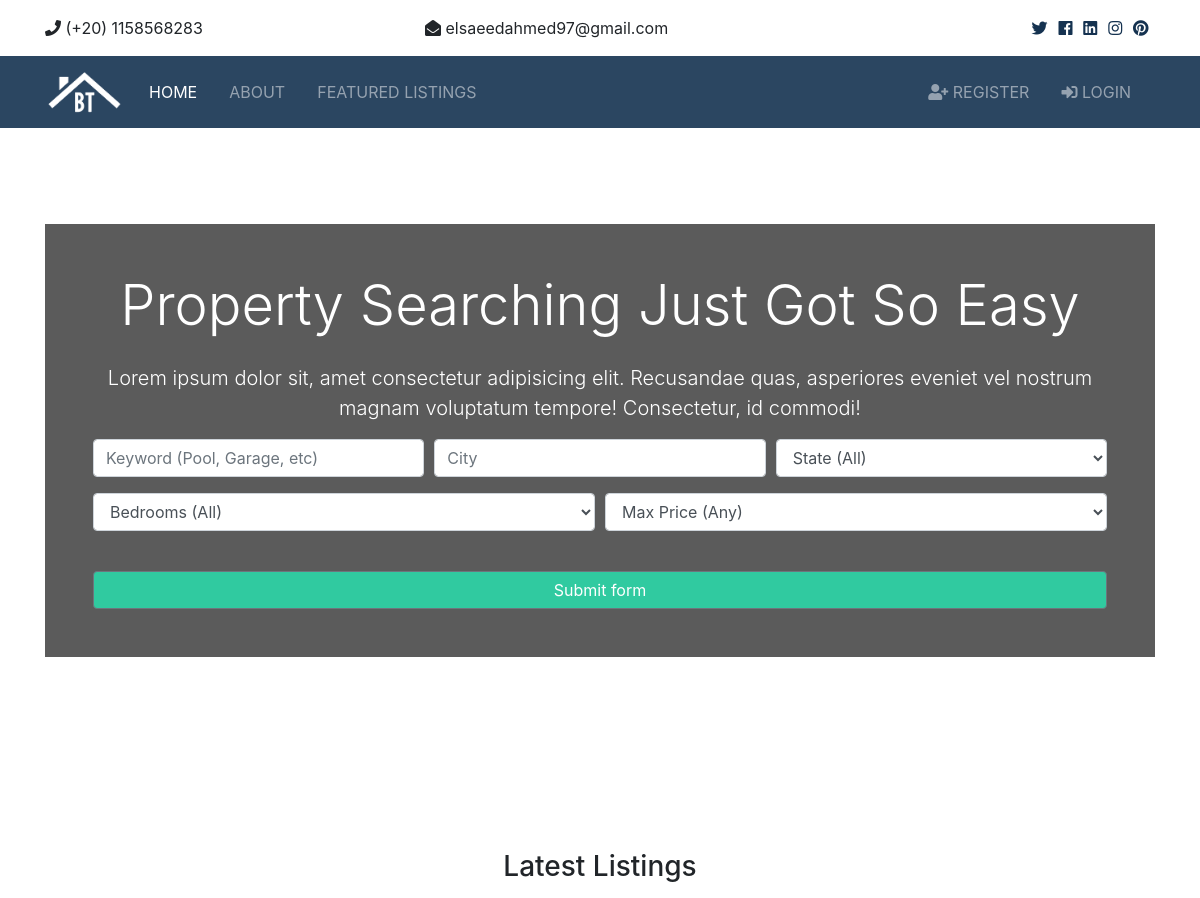
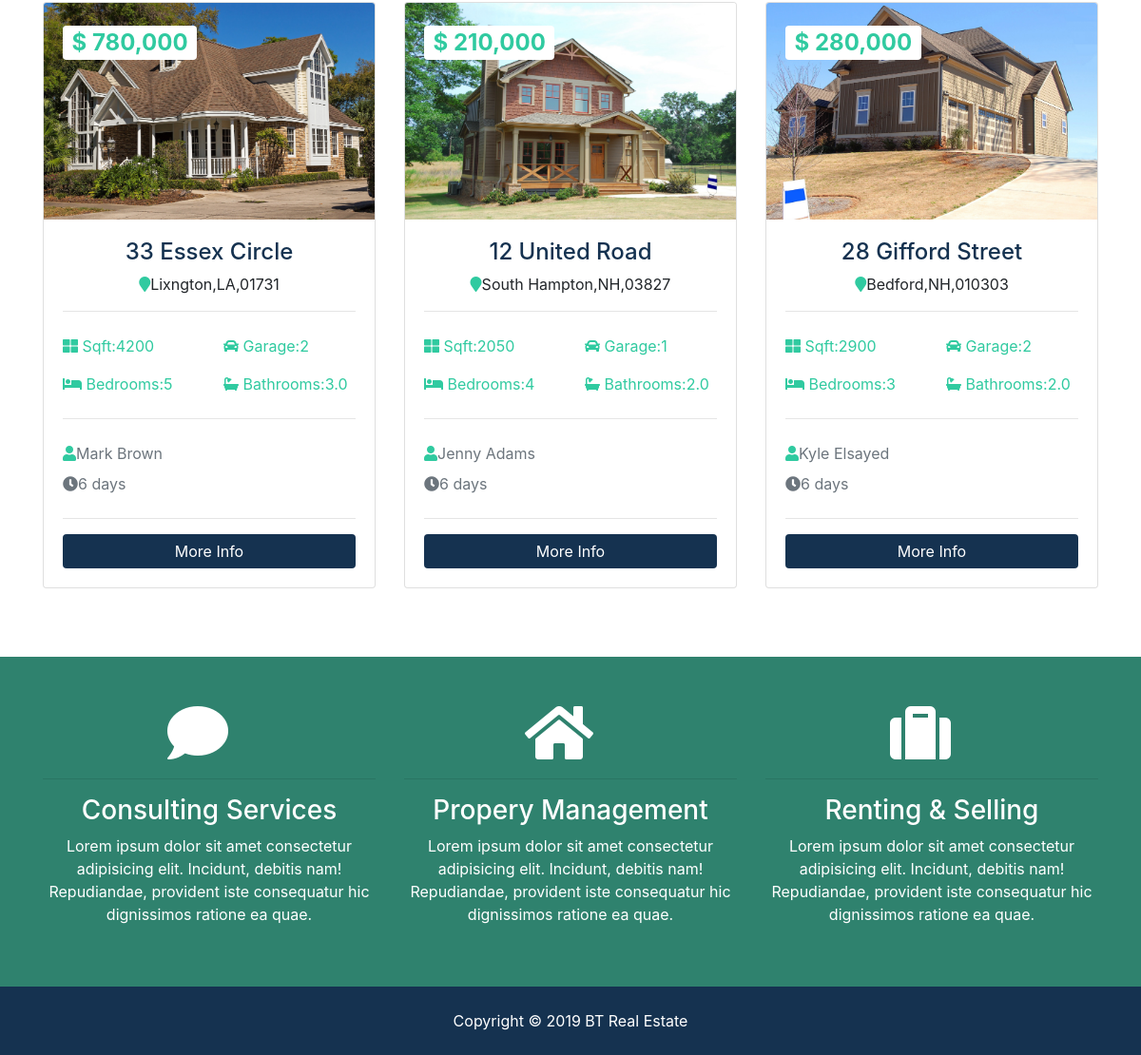
The page / on the database its author committed (2 pictures, top to bottom).
### listings/models.py (models this page shows, shortened)
class Listing(models.Model):
	realtor 	= models.ForeignKey(Realtor, on_delete=models.DO_NOTHING)
	title 		= models.CharField(max_length=200)
	address 	= models.CharField(max_length=200)
	city 		= models.CharField(max_length=100)
	state 		= models.CharField(max_length=100)
	zipcode		= models.CharField(max_length=20)
	description = models.TextField(blank=True)
	price 		= models.IntegerField()
	bedrooms 	= models.IntegerField()
	bathrooms	= models.DecimalField(max_digits=2, decimal_places=1)
	garage 		= models.IntegerField(default=0)
	sqft 		= models.IntegerField()
	lot_size 	= models.DecimalField(max_digits=5, decimal_places=1)
	photo_main 	= models.ImageField(upload_to='photos/%Y/%m/%d/')
	photo_1 	= models.ImageField(upload_to='photos/%Y/%m/%d/', blank=True)
	photo_2 	= models.ImageField(upload_to='photos/%Y/%m/%d/', blank=True)
	photo_3 	= models.ImageField(upload_to='photos/%Y/%m/%d/', blank=True)
	photo_4 	= models.ImageField(upload_to='photos/%Y/%m/%d/', blank=True)
	photo_5 	= models.ImageField(upload_to='photos/%Y/%m/%d/', blank=True)
	photo_6 	= models.ImageField(upload_to='photos/%Y/%m/%d/', blank=True)
	is_published= models.BooleanField(default=True)
	list_date 	= models.DateTimeField(default=datetime.now, blank=True)

### realtors/models.py (models this page shows)
class Realtor(models.Model):
	name 		= models.CharField(max_length=100)
	photo 		= models.ImageField(upload_to='photos/%Y/%m/%d/')
	description = models.TextField(blank=True)
	phone 		= models.CharField(max_length=20)
	email 		= models.EmailField()
	is_mvp 		= models.BooleanField(default=False)
	hire_date 	= models.DateTimeField(default=datetime.now, blank=True)
	def __str__(self):
		return self.name

### pages/views.py (the view)
# urls.py: 2. Add a URL to urlpatterns:  path('', views.home, name='home')
def home(request):
	listings = Listing.objects.order_by('-list_date').filter(is_published=True)[:3]
	context = {
		'listings' 			: listings,
		'state_choices'		: state_choices,
		'bedroom_choices'	: bedroom_choices,
		'price_choices' 	: price_choices,
	}
	return render(request, 'pages/home.html',context)

### templates/pages/home.html (shortened to what this page needs)
{% extends 'base.html' %}
{% load static %}
{% load humanize %}
{% block content %}
<section id="showcase">
    <div class="container text-center">
      <div class="home-search p-5">
        <div class="overlay p-5">
          <h1 class="display-4 mb-4">
            Property Searching Just Got So Easy
          </h1>
          <p class="lead">Lorem ipsum dolor sit, amet consectetur adipisicing elit. Recusandae quas, asperiores eveniet vel nostrum magnam
            voluptatum tempore! Consectetur, id commodi!</p>
          <div class="search">
            <form action="{% url 'search' %}">
              <div class="form-row">
                <div class="col-md-4 mb-3">
                  <input type="text" name="keywords" class="form-control" placeholder="Keyword (Pool, Garage, etc)">
                </div>
                <div class="col-md-4 mb-3">
                  <input type="text" name="city" class="form-control" placeholder="City">
                </div>
                <div class="col-md-4 mb-3">
                  <select name="state" class="form-control">
                    <option selected="true" disabled="disabled">State (All)</option>
                  </select>
                </div>
              </div>
              <div class="form-row">
                <div class="col-md-6 mb-3">
                  <select name="bedrooms" class="form-control">
                    <option selected="true" disabled="disabled">Bedrooms (All)</option>
                  </select>
                </div>
                <div class="col-md-6 mb-3">
                  <select name="price" class="form-control" id="type">
                    <option selected="true" disabled="disabled">Max Price (Any)</option>
                  </select>
                </div>
              </div>
              <button class="btn btn-secondary btn-block mt-4 colo" type="submit">Submit form</button>
            </form>
          </div>
        </div>
      </div>
    </div>
  </section>
<br>
  <section id="listings" class="py-5">
    <div class="container">
      <h3 class="text-center mb-3">Latest Listings</h3>
      <div class="row">
            {% if listings %}
              {% for listing in listings %}
            <div class="col-md-6 col-lg-4 mb-4">
              <div class="card listing-preview">
                <img class="card-img-top" src="{{ listing.photo_main.url }}" alt="">
                <div class="card-img-overlay ">
                  <h2>
                    <span class="badge badge-secondary text-white bg-white" id="colo">$ {{listing.price | intcomma}}</span>
                  </h2>
                </div>
                <div class="card-body">
                  <div class="listing-heading text-center">
                    <h4 class="text-primary" id="color">{{listing.title}}</h4>
                    <p>
                      <i class="fas fa-map-marker text-secondary" id="colo"></i>{{listing.city}},{{listing.state}},{{listing.zipcode}} </p>
                  </div>
                  <hr>
                  <div class="row py-2 text-secondary">
                    <div class="col-6" id="colo">
                      <i class="fas fa-th-large" id="colo"></i> Sqft:{{listing.sqft}} </div>
                    <div class="col-6" id="colo">
                      <i class="fas fa-car" id="colo"></i> Garage:{{listing.garage}} </div>
                  </div>
                  <div class="row py-2 text-secondary">
                    <div class="col-6" id="colo">
                      <i class="fas fa-bed" id="colo"></i> Bedrooms:{{listing.bedrooms}} </div>
                    <div class="col-6" id="colo">
                      <i class="fas fa-bath" id="colo"></i> Bathrooms:{{listing.bathrooms}} </div>
                  </div>
                  <hr>
                  <div class="row py-2 text-secondary">
                    <div class="col-6">
                      <i class="fas fa-user" id="colo"></i>{{listing.realtor}} </div>
                  </div>
                  <div class="row text-secondary pb-2">
                    <div class="col-6" id="">
                      <i class="fas fa-clock"></i>{{listing.list_date | timesince}} </div>
                  </div>
                  <hr>
                  <a href="{% url 'listing' listing.id %}" class="btn btn-primary btn-block" id="colr">More Info</a>
                </div>
              </div>
            </div>
            {% endfor %}
            {% else %}
          <div class="col-md-12">
            <p>No Listings Available</p>
          </div>
          {% endif %}
      </div>
    </div>
  </section>
  <section id="services" class="py-5 bg-secondary text-white">
    <div class="container">
      <div class="row text-center">
        <div class="col-md-4">
          <i class="fas fa-comment fa-4x mr-4"></i>
          <hr>
          <h3>Consulting Services</h3>
          <p>Lorem ipsum dolor sit amet consectetur adipisicing elit. Incidunt, debitis nam! Repudiandae, provident iste consequatur
            hic dignissimos ratione ea quae.</p>
        </div>
        <div class="col-md-4">
          <i class="fas fa-home fa-4x mr-4"></i>
          <hr>
          <h3>Propery Management</h3>
          <p>Lorem ipsum dolor sit amet consectetur adipisicing elit. Incidunt, debitis nam! Repudiandae, provident iste consequatur
            hic dignissimos ratione ea quae.</p>
        </div>
        <div class="col-md-4">
          <i class="fas fa-suitcase fa-4x mr-4"></i>
          <hr>
          <h3>Renting & Selling</h3>
          <p>Lorem ipsum dolor sit amet consectetur adipisicing elit. Incidunt, debitis nam! Repudiandae, provident iste consequatur
            hic dignissimos ratione ea quae.</p>
        </div>
      </div>
    </div>
  </section>
{% endblock %}

### templates/base.html (shortened to what this page needs)
{% load static %}
<!DOCTYPE html>
<html lang="en">
<head>
  <link rel="stylesheet" href="{% static 'css/all.css' %}">
  <link rel="stylesheet" href="{% static 'css/bootstrap.css'%}">
  <link rel="stylesheet" href="{% static 'css/style.css'%}">
  <link rel="stylesheet" href="{% static 'css/lightbox.min.css' %}">
</head>
<body>
  {% include 'partials/_topbar.html'%}
  {% include 'partials/_navbar.html'%}
    {% block content%} {% endblock%}
  {% include 'partials/_footer.html'%}
</body>
</html>

### templates/partials/_topbar.html
  {% load static %}
  <section id="top-bar" class="p-3">
    <div class="container">
      <div class="row">
        <div class="col-md-4">
          <i class="fas fa-phone"></i> (+20) 1158568283
        </div>
        <div class="col-md-4">
          <i class="fas fa-envelope-open"></i> elsaeedahmed97@gmail.com
        </div>
        <div class="col-md-4">
          <div class="social text-right">
            <a href="#" class="icona">
              <i class="fab fa-twitter"></i>
            </a>
            <a href="#" class="icona">
              <i class="fab fa-facebook"></i>
            </a>
            <a href="#" class="icona">
              <i class="fab fa-linkedin"></i>
            </a>
            <a href="#" class="icona">
              <i class="fab fa-instagram"></i>
            </a>
            <a href="#" class="icona">
              <i class="fab fa-pinterest"></i>
            </a>
          </div>
        </div>
      </div>
    </div>
  </section>

### templates/partials/_navbar.html (shortened to what this page needs)
 {% load static %}
  <nav class="navbar navbar-expand-lg navbar-dark navo bg-primary sticky-top">
    <div class="container">
      <a class="navbar-brand" href="{% url 'home' %}">
        <img src="{% static 'img/logo.png' %}" class="logo" alt="">
      </a>
      <div class="collapse navbar-collapse" id="navbarNavAltMarkup">
        <ul class="navbar-nav">
          <li
          {% if '/' == request.path %}
          class="nav-item active mr-3"
          {% else %}
          class="nav-item  mr-3"
          {% endif %} >
            <a class="nav-link" href="{% url 'home' %}">Home</a>
          </li>
          <li
          {% if 'about' in  request.path %}
          class="nav-item active mr-3"
          {% else %}
          class="nav-item  mr-3"
          {% endif %} >
            <a class="nav-link" href="{% url 'about' %}">About</a>
          </li>
          <li
          {% if 'listings' in  request.path %}
          class="nav-item active mr-3"
          {% else %}
          class="nav-item  mr-3"
          {% endif %} >
            <a class="nav-link" href="{% url 'listings' %}">Featured Listings</a>
          </li>
        </ul>
        <ul class="navbar-nav ml-auto">
          {% if user.is_authenticated %}
          <li class="nav-item  mr-3">
            <a class="nav-link" href="{% url 'dashboard' %}">
              Welcome {{ user.username }}(Dashboard)</a>
          </li>
          <li
            {% if 'logout' in request.path %}
                class="nav-item mr-3 active"
                {% else %}
                class="nav-item mr-3"
                {% endif %} >
            <a href="javascript:{document.getElementById('logout').submit()}" class="nav-link">
              <i class="fas fa-sign-out-alt"></i> Logout
            </a>
            <form action="{% url 'logout' %}" method="POST" id="logout">
                {% csrf_token %}
              <input type="hidden">
            </form>
          {% else %}
          <li
            {% if 'register' in request.path %}
                class="nav-item mr-3 active"
                {% else %}
                class="nav-item mr-3"
                {% endif %} >
            <a class="nav-link" href="{% url 'register'%}">
              <i class="fas fa-user-plus"></i> Register</a>
          </li>
          <li
          {% if 'login' in request.path %}
                class="nav-item mr-3 active"
                {% else %}
                class="nav-item mr-3"
                {% endif %} >
            <a class="nav-link" href="{% url 'login'%}">
              <i class="fas fa-sign-in-alt"></i>
              Login</a>
          </li>
          {% endif %}
        </ul>
      </div>
    </div>
  </nav>

### templates/partials/_footer.html
 {% load static %}
  <footer id="main-footer" class="py-4 bg-primary text-white text-center">
    Copyright &copy;
    <span class="year"></span> BT Real Estate
  </footer>

### static/css/all.css (style rules this page uses)
.fa, .fas, .far, .fal, .fab { -moz-osx-font-smoothing: grayscale; -webkit-font-smoothing: antialiased; display: inline-block; font-style: normal; font-variant: normal; text-rendering: auto; line-height: 1; }
.fa-4x { font-size: 4em; }
.fa-bath:before { content: "\f2cd"; }
.fa-bed:before { content: "\f236"; }
.fa-car:before { content: "\f1b9"; }
.fa-clock:before { content: "\f017"; }
.fa-comment:before { content: "\f075"; }
.fa-envelope-open:before { content: "\f2b6"; }
.fa-facebook:before { content: "\f09a"; }
.fa-home:before { content: "\f015"; }
.fa-instagram:before { content: "\f16d"; }
.fa-linkedin:before { content: "\f08c"; }
.fa-map-marker:before { content: "\f041"; }
.fa-phone:before { content: "\f095"; }
.fa-pinterest:before { content: "\f0d2"; }
.fa-sign-in-alt:before { content: "\f2f6"; }
.fa-suitcase:before { content: "\f0f2"; }
.fa-th-large:before { content: "\f009"; }
.fa-twitter:before { content: "\f099"; }
.fa-user:before { content: "\f007"; }
.fa-user-plus:before { content: "\f234"; }
.fab { font-family: 'Font Awesome 5 Brands'; }
.fa, .fas { font-family: 'Font Awesome 5 Free'; font-weight: 900; }

### static/css/style.css (style rules this page uses)
.btn-secondary { color: #fff !important; background-color: #30caa0 !important; }
.navo { background-color: #153250 !important ; }
#main-footer { background-color: #153250 !important ; }
.icona { color: #153250 !important ; }
img { width: 100%; }
.logo { width: 80px; }
.navbar { opacity: 0.9; text-transform: uppercase; }
.social a { margin-right: 0.4rem; }
#showcase { background: url(../img/showcase.jpg) no-repeat top center fixed/cover; position: relative; min-height: 650px; color: #fff; padding-top: 6rem; }
#showcase .home-search { min-height: 400px; position: relative; border-radius: 5px; }
#showcase .overlay { content: ''; position: absolute; top: 0; left: 0; min-height: 400px; width: 100%; background: rgba(51, 51, 51, 0.8); }
#colo { color: #30caa0 !important ; }
#color { color: #153250 !important ; }
#colr { background-color: #153250 !important ; border: #153250 !important ; }
#services { background: url(../img/building.jpg) no-repeat top center fixed/cover; min-height: 300px; position: relative; overflow: hidden; }
#services::before { content: ''; position: absolute; top: 0; left: 0; min-height: 100%; width: 100%; background: rgba(32, 134, 107, 0.8); }
.listing-preview a { position: relative; }

### rows shown on the page
Listing: photo_main (picture), price "780,000", title "33 Essex Circle", city "Lixngton", state "LA", zipcode "01731", sqft "4200", garage "2", bedrooms "5", bathrooms "3.0", realtor "Mark Brown", list_date "6 days"
Listing: photo_main (picture), price "210,000", title "12 United Road", city "South Hampton", state "NH", zipcode "03827", sqft "2050", garage "1", bedrooms "4", bathrooms "2.0", realtor "Jenny Adams", list_date "6 days"
Listing: photo_main (picture), price "280,000", title "28 Gifford Street", city "Bedford", state "NH", zipcode "010303", sqft "2900", garage "2", bedrooms "3", bathrooms "2.0", realtor "Kyle Elsayed", list_date "6 days"
